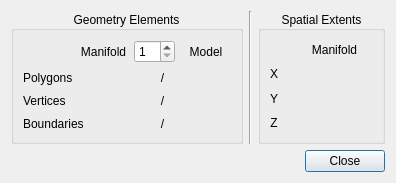
<?xml version="1.0" encoding="UTF-8"?>
<ui version="4.0">
 <class>MeshInfoDialog</class>
 <widget class="QDialog" name="MeshInfoDialog">
  <property name="geometry">
   <rect>
    <x>0</x>
    <y>0</y>
    <width>395</width>
    <height>183</height>
   </rect>
  </property>
  <property name="sizePolicy">
   <sizepolicy hsizetype="MinimumExpanding" vsizetype="MinimumExpanding">
    <horstretch>0</horstretch>
    <verstretch>0</verstretch>
   </sizepolicy>
  </property>
  <property name="minimumSize">
   <size>
    <width>0</width>
    <height>0</height>
   </size>
  </property>
  <property name="windowTitle">
   <string>Dialog</string>
  </property>
  <layout class="QVBoxLayout" name="verticalLayout_3">
   <item>
    <layout class="QHBoxLayout" name="horizontalLayout">
     <item>
      <widget class="QGroupBox" name="geometryGroupBox">
       <property name="sizePolicy">
        <sizepolicy hsizetype="Preferred" vsizetype="Preferred">
         <horstretch>0</horstretch>
         <verstretch>0</verstretch>
        </sizepolicy>
       </property>
       <property name="font">
        <font>
         <weight>50</weight>
         <bold>false</bold>
        </font>
       </property>
       <property name="title">
        <string>Geometry Elements</string>
       </property>
       <property name="alignment">
        <set>Qt::AlignCenter</set>
       </property>
       <layout class="QVBoxLayout" name="verticalLayout">
        <item>
         <layout class="QHBoxLayout" name="horizontalLayout_8">
          <item>
           <widget class="QLabel" name="label_7">
            <property name="text">
             <string/>
            </property>
           </widget>
          </item>
          <item>
           <widget class="QLabel" name="label_9">
            <property name="frameShape">
             <enum>QFrame::NoFrame</enum>
            </property>
            <property name="text">
             <string>Manifold</string>
            </property>
            <property name="alignment">
             <set>Qt::AlignCenter</set>
            </property>
           </widget>
          </item>
          <item>
           <widget class="QSpinBox" name="manifoldSpinBox">
            <property name="sizePolicy">
             <sizepolicy hsizetype="Minimum" vsizetype="Preferred">
              <horstretch>0</horstretch>
              <verstretch>0</verstretch>
             </sizepolicy>
            </property>
            <property name="minimumSize">
             <size>
              <width>41</width>
              <height>0</height>
             </size>
            </property>
            <property name="maximumSize">
             <size>
              <width>41</width>
              <height>16777215</height>
             </size>
            </property>
            <property name="keyboardTracking">
             <bool>true</bool>
            </property>
            <property name="minimum">
             <number>1</number>
            </property>
            <property name="maximum">
             <number>99</number>
            </property>
            <property name="value">
             <number>1</number>
            </property>
           </widget>
          </item>
          <item>
           <widget class="QLabel" name="label_10">
            <property name="frameShape">
             <enum>QFrame::NoFrame</enum>
            </property>
            <property name="text">
             <string>Model</string>
            </property>
            <property name="alignment">
             <set>Qt::AlignCenter</set>
            </property>
           </widget>
          </item>
         </layout>
        </item>
        <item>
         <layout class="QHBoxLayout" name="horizontalLayout_4">
          <item>
           <widget class="QLabel" name="label_4">
            <property name="minimumSize">
             <size>
              <width>65</width>
              <height>0</height>
             </size>
            </property>
            <property name="text">
             <string>Polygons</string>
            </property>
           </widget>
          </item>
          <item>
           <widget class="QLabel" name="manifoldPolygonsLabel">
            <property name="sizePolicy">
             <sizepolicy hsizetype="Preferred" vsizetype="Preferred">
              <horstretch>1</horstretch>
              <verstretch>0</verstretch>
             </sizepolicy>
            </property>
            <property name="minimumSize">
             <size>
              <width>60</width>
              <height>0</height>
             </size>
            </property>
            <property name="frameShape">
             <enum>QFrame::NoFrame</enum>
            </property>
            <property name="text">
             <string/>
            </property>
            <property name="alignment">
             <set>Qt::AlignCenter</set>
            </property>
           </widget>
          </item>
          <item>
           <widget class="QLabel" name="label_13">
            <property name="sizePolicy">
             <sizepolicy hsizetype="Preferred" vsizetype="Preferred">
              <horstretch>0</horstretch>
              <verstretch>0</verstretch>
             </sizepolicy>
            </property>
            <property name="text">
             <string>/</string>
            </property>
            <property name="alignment">
             <set>Qt::AlignCenter</set>
            </property>
           </widget>
          </item>
          <item>
           <widget class="QLabel" name="modelPolygonsLabel">
            <property name="sizePolicy">
             <sizepolicy hsizetype="Preferred" vsizetype="Preferred">
              <horstretch>1</horstretch>
              <verstretch>0</verstretch>
             </sizepolicy>
            </property>
            <property name="minimumSize">
             <size>
              <width>60</width>
              <height>0</height>
             </size>
            </property>
            <property name="frameShape">
             <enum>QFrame::NoFrame</enum>
            </property>
            <property name="text">
             <string/>
            </property>
            <property name="alignment">
             <set>Qt::AlignCenter</set>
            </property>
           </widget>
          </item>
         </layout>
        </item>
        <item>
         <layout class="QHBoxLayout" name="horizontalLayout_3">
          <item>
           <widget class="QLabel" name="label_5">
            <property name="minimumSize">
             <size>
              <width>65</width>
              <height>0</height>
             </size>
            </property>
            <property name="text">
             <string>Vertices</string>
            </property>
           </widget>
          </item>
          <item>
           <widget class="QLabel" name="manifoldVerticesLabel">
            <property name="sizePolicy">
             <sizepolicy hsizetype="Preferred" vsizetype="Preferred">
              <horstretch>1</horstretch>
              <verstretch>0</verstretch>
             </sizepolicy>
            </property>
            <property name="minimumSize">
             <size>
              <width>60</width>
              <height>0</height>
             </size>
            </property>
            <property name="frameShape">
             <enum>QFrame::NoFrame</enum>
            </property>
            <property name="text">
             <string/>
            </property>
            <property name="alignment">
             <set>Qt::AlignCenter</set>
            </property>
           </widget>
          </item>
          <item>
           <widget class="QLabel" name="label_14">
            <property name="text">
             <string>/</string>
            </property>
            <property name="alignment">
             <set>Qt::AlignCenter</set>
            </property>
           </widget>
          </item>
          <item>
           <widget class="QLabel" name="modelVerticesLabel">
            <property name="sizePolicy">
             <sizepolicy hsizetype="Preferred" vsizetype="Preferred">
              <horstretch>1</horstretch>
              <verstretch>0</verstretch>
             </sizepolicy>
            </property>
            <property name="minimumSize">
             <size>
              <width>60</width>
              <height>0</height>
             </size>
            </property>
            <property name="frameShape">
             <enum>QFrame::NoFrame</enum>
            </property>
            <property name="text">
             <string/>
            </property>
            <property name="alignment">
             <set>Qt::AlignCenter</set>
            </property>
           </widget>
          </item>
         </layout>
        </item>
        <item>
         <layout class="QHBoxLayout" name="horizontalLayout_2">
          <item>
           <widget class="QLabel" name="label_6">
            <property name="minimumSize">
             <size>
              <width>65</width>
              <height>0</height>
             </size>
            </property>
            <property name="text">
             <string>Boundaries</string>
            </property>
           </widget>
          </item>
          <item>
           <widget class="QLabel" name="manifoldBoundariesLabel">
            <property name="sizePolicy">
             <sizepolicy hsizetype="Preferred" vsizetype="Preferred">
              <horstretch>1</horstretch>
              <verstretch>0</verstretch>
             </sizepolicy>
            </property>
            <property name="minimumSize">
             <size>
              <width>60</width>
              <height>0</height>
             </size>
            </property>
            <property name="frameShape">
             <enum>QFrame::NoFrame</enum>
            </property>
            <property name="text">
             <string/>
            </property>
            <property name="alignment">
             <set>Qt::AlignCenter</set>
            </property>
           </widget>
          </item>
          <item>
           <widget class="QLabel" name="label_15">
            <property name="text">
             <string>/</string>
            </property>
            <property name="alignment">
             <set>Qt::AlignCenter</set>
            </property>
           </widget>
          </item>
          <item>
           <widget class="QLabel" name="modelBoundariesLabel">
            <property name="sizePolicy">
             <sizepolicy hsizetype="Preferred" vsizetype="Preferred">
              <horstretch>1</horstretch>
              <verstretch>0</verstretch>
             </sizepolicy>
            </property>
            <property name="minimumSize">
             <size>
              <width>60</width>
              <height>0</height>
             </size>
            </property>
            <property name="frameShape">
             <enum>QFrame::NoFrame</enum>
            </property>
            <property name="text">
             <string/>
            </property>
            <property name="alignment">
             <set>Qt::AlignCenter</set>
            </property>
           </widget>
          </item>
         </layout>
        </item>
       </layout>
      </widget>
     </item>
     <item>
      <widget class="Line" name="line">
       <property name="orientation">
        <enum>Qt::Vertical</enum>
       </property>
      </widget>
     </item>
     <item>
      <widget class="QGroupBox" name="spatialGroupBox">
       <property name="sizePolicy">
        <sizepolicy hsizetype="Preferred" vsizetype="Preferred">
         <horstretch>0</horstretch>
         <verstretch>0</verstretch>
        </sizepolicy>
       </property>
       <property name="title">
        <string>Spatial Extents</string>
       </property>
       <property name="alignment">
        <set>Qt::AlignCenter</set>
       </property>
       <layout class="QVBoxLayout" name="verticalLayout_2">
        <item>
         <layout class="QHBoxLayout" name="horizontalLayout_9">
          <item>
           <widget class="QLabel" name="label_8">
            <property name="maximumSize">
             <size>
              <width>20</width>
              <height>16777215</height>
             </size>
            </property>
            <property name="text">
             <string/>
            </property>
           </widget>
          </item>
          <item>
           <widget class="QLabel" name="label_11">
            <property name="frameShape">
             <enum>QFrame::NoFrame</enum>
            </property>
            <property name="text">
             <string>Manifold</string>
            </property>
            <property name="alignment">
             <set>Qt::AlignCenter</set>
            </property>
           </widget>
          </item>
         </layout>
        </item>
        <item>
         <layout class="QHBoxLayout" name="horizontalLayout_5">
          <item>
           <widget class="QLabel" name="label_18">
            <property name="maximumSize">
             <size>
              <width>20</width>
              <height>16777215</height>
             </size>
            </property>
            <property name="text">
             <string>X</string>
            </property>
            <property name="alignment">
             <set>Qt::AlignCenter</set>
            </property>
           </widget>
          </item>
          <item>
           <widget class="QLabel" name="manifoldXLabel">
            <property name="minimumSize">
             <size>
              <width>89</width>
              <height>0</height>
             </size>
            </property>
            <property name="frameShape">
             <enum>QFrame::NoFrame</enum>
            </property>
            <property name="text">
             <string/>
            </property>
            <property name="alignment">
             <set>Qt::AlignCenter</set>
            </property>
           </widget>
          </item>
         </layout>
        </item>
        <item>
         <layout class="QHBoxLayout" name="horizontalLayout_6">
          <item>
           <widget class="QLabel" name="label_19">
            <property name="maximumSize">
             <size>
              <width>20</width>
              <height>16777215</height>
             </size>
            </property>
            <property name="text">
             <string>Y</string>
            </property>
            <property name="alignment">
             <set>Qt::AlignCenter</set>
            </property>
           </widget>
          </item>
          <item>
           <widget class="QLabel" name="manifoldYLabel">
            <property name="minimumSize">
             <size>
              <width>89</width>
              <height>0</height>
             </size>
            </property>
            <property name="frameShape">
             <enum>QFrame::NoFrame</enum>
            </property>
            <property name="text">
             <string/>
            </property>
            <property name="alignment">
             <set>Qt::AlignCenter</set>
            </property>
           </widget>
          </item>
         </layout>
        </item>
        <item>
         <layout class="QHBoxLayout" name="horizontalLayout_7">
          <item>
           <widget class="QLabel" name="label_20">
            <property name="maximumSize">
             <size>
              <width>20</width>
              <height>16777215</height>
             </size>
            </property>
            <property name="text">
             <string>Z</string>
            </property>
            <property name="alignment">
             <set>Qt::AlignCenter</set>
            </property>
           </widget>
          </item>
          <item>
           <widget class="QLabel" name="manifoldZLabel">
            <property name="minimumSize">
             <size>
              <width>89</width>
              <height>0</height>
             </size>
            </property>
            <property name="frameShape">
             <enum>QFrame::NoFrame</enum>
            </property>
            <property name="text">
             <string/>
            </property>
            <property name="alignment">
             <set>Qt::AlignCenter</set>
            </property>
           </widget>
          </item>
         </layout>
        </item>
       </layout>
      </widget>
     </item>
    </layout>
   </item>
   <item>
    <layout class="QHBoxLayout" name="horizontalLayout_12" stretch="0">
     <item>
      <widget class="QDialogButtonBox" name="buttonBox">
       <property name="orientation">
        <enum>Qt::Horizontal</enum>
       </property>
       <property name="standardButtons">
        <set>QDialogButtonBox::Close</set>
       </property>
      </widget>
     </item>
    </layout>
   </item>
  </layout>
 </widget>
 <resources/>
 <connections>
  <connection>
   <sender>buttonBox</sender>
   <signal>accepted()</signal>
   <receiver>MeshInfoDialog</receiver>
   <slot>accept()</slot>
   <hints>
    <hint type="sourcelabel">
     <x>248</x>
     <y>254</y>
    </hint>
    <hint type="destinationlabel">
     <x>157</x>
     <y>274</y>
    </hint>
   </hints>
  </connection>
  <connection>
   <sender>buttonBox</sender>
   <signal>rejected()</signal>
   <receiver>MeshInfoDialog</receiver>
   <slot>reject()</slot>
   <hints>
    <hint type="sourcelabel">
     <x>316</x>
     <y>260</y>
    </hint>
    <hint type="destinationlabel">
     <x>286</x>
     <y>274</y>
    </hint>
   </hints>
  </connection>
 </connections>
</ui>
